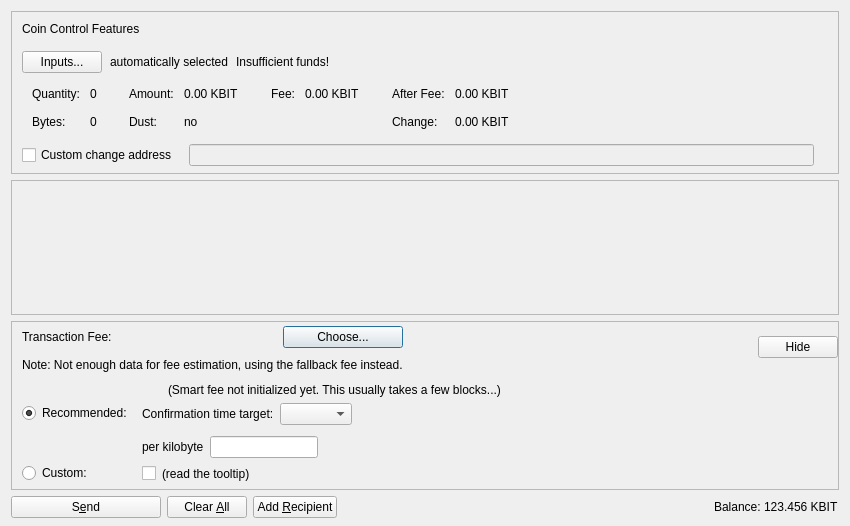
<?xml version="1.0" encoding="UTF-8"?>
<ui version="4.0">
 <class>SendCoinsDialog</class>
 <widget class="QDialog" name="SendCoinsDialog">
  <property name="geometry">
   <rect>
    <x>0</x>
    <y>0</y>
    <width>850</width>
    <height>526</height>
   </rect>
  </property>
  <property name="windowTitle">
   <string>Send Coins</string>
  </property>
  <layout class="QVBoxLayout" name="verticalLayout" stretch="0,1,0,0">
   <property name="bottomMargin">
    <number>8</number>
   </property>
   <item>
    <widget class="QFrame" name="frameCoinControl">
     <property name="sizePolicy">
      <sizepolicy hsizetype="Expanding" vsizetype="Expanding">
       <horstretch>0</horstretch>
       <verstretch>0</verstretch>
      </sizepolicy>
     </property>
     <property name="maximumSize">
      <size>
       <width>16777215</width>
       <height>16777215</height>
      </size>
     </property>
     <property name="frameShape">
      <enum>QFrame::StyledPanel</enum>
     </property>
     <property name="frameShadow">
      <enum>QFrame::Sunken</enum>
     </property>
     <layout class="QVBoxLayout" name="verticalLayoutCoinControl2">
      <property name="spacing">
       <number>0</number>
      </property>
      <property name="leftMargin">
       <number>0</number>
      </property>
      <property name="topMargin">
       <number>0</number>
      </property>
      <property name="rightMargin">
       <number>0</number>
      </property>
      <property name="bottomMargin">
       <number>6</number>
      </property>
      <item>
       <layout class="QVBoxLayout" name="verticalLayoutCoinControl" stretch="0,0,0,0,1">
        <property name="spacing">
         <number>0</number>
        </property>
        <property name="leftMargin">
         <number>10</number>
        </property>
        <property name="topMargin">
         <number>10</number>
        </property>
        <item>
         <layout class="QHBoxLayout" name="horizontalLayoutCoinControl1">
          <property name="bottomMargin">
           <number>15</number>
          </property>
          <item>
           <widget class="QLabel" name="labelCoinControlFeatures">
            <property name="sizePolicy">
             <sizepolicy hsizetype="Preferred" vsizetype="Maximum">
              <horstretch>0</horstretch>
              <verstretch>0</verstretch>
             </sizepolicy>
            </property>
            <property name="text">
             <string>Coin Control Features</string>
            </property>
           </widget>
          </item>
         </layout>
        </item>
        <item>
         <layout class="QHBoxLayout" name="horizontalLayoutCoinControl2" stretch="0,0,0,0">
          <property name="spacing">
           <number>8</number>
          </property>
          <property name="bottomMargin">
           <number>10</number>
          </property>
          <item>
           <widget class="QPushButton" name="pushButtonCoinControl">
            <property name="styleSheet">
             <string notr="true"/>
            </property>
            <property name="text">
             <string>Inputs...</string>
            </property>
            <property name="autoDefault">
             <bool>false</bool>
            </property>
           </widget>
          </item>
          <item>
           <widget class="QLabel" name="labelCoinControlAutomaticallySelected">
            <property name="text">
             <string>automatically selected</string>
            </property>
            <property name="margin">
             <number>5</number>
            </property>
           </widget>
          </item>
          <item>
           <widget class="QLabel" name="labelCoinControlInsuffFunds">
            <property name="text">
             <string>Insufficient funds!</string>
            </property>
            <property name="margin">
             <number>5</number>
            </property>
           </widget>
          </item>
          <item>
           <spacer name="horizontalSpacerCoinControl">
            <property name="orientation">
             <enum>Qt::Horizontal</enum>
            </property>
            <property name="sizeHint" stdset="0">
             <size>
              <width>40</width>
              <height>1</height>
             </size>
            </property>
           </spacer>
          </item>
         </layout>
        </item>
        <item>
         <widget class="QWidget" name="widgetCoinControl" native="true">
          <property name="sizePolicy">
           <sizepolicy hsizetype="Preferred" vsizetype="Preferred">
            <horstretch>0</horstretch>
            <verstretch>0</verstretch>
           </sizepolicy>
          </property>
          <property name="minimumSize">
           <size>
            <width>0</width>
            <height>0</height>
           </size>
          </property>
          <property name="styleSheet">
           <string notr="true"/>
          </property>
          <layout class="QHBoxLayout" name="horizontalLayoutCoinControl5">
           <property name="leftMargin">
            <number>0</number>
           </property>
           <property name="topMargin">
            <number>0</number>
           </property>
           <property name="rightMargin">
            <number>0</number>
           </property>
           <property name="bottomMargin">
            <number>0</number>
           </property>
           <item>
            <layout class="QHBoxLayout" name="horizontalLayoutCoinControl3" stretch="0,0,0,1">
             <property name="spacing">
              <number>20</number>
             </property>
             <property name="topMargin">
              <number>0</number>
             </property>
             <property name="bottomMargin">
              <number>10</number>
             </property>
             <item>
              <layout class="QFormLayout" name="formLayoutCoinControl1">
               <property name="horizontalSpacing">
                <number>10</number>
               </property>
               <property name="verticalSpacing">
                <number>14</number>
               </property>
               <property name="leftMargin">
                <number>10</number>
               </property>
               <property name="topMargin">
                <number>4</number>
               </property>
               <property name="rightMargin">
                <number>6</number>
               </property>
               <item row="0" column="0">
                <widget class="QLabel" name="labelCoinControlQuantityText">
                 <property name="text">
                  <string>Quantity:</string>
                 </property>
                 <property name="margin">
                  <number>0</number>
                 </property>
                </widget>
               </item>
               <item row="0" column="1">
                <widget class="QLabel" name="labelCoinControlQuantity">
                 <property name="cursor">
                  <cursorShape>IBeamCursor</cursorShape>
                 </property>
                 <property name="contextMenuPolicy">
                  <enum>Qt::ActionsContextMenu</enum>
                 </property>
                 <property name="text">
                  <string notr="true">0</string>
                 </property>
                 <property name="margin">
                  <number>0</number>
                 </property>
                 <property name="textInteractionFlags">
                  <set>Qt::LinksAccessibleByMouse|Qt::TextSelectableByKeyboard|Qt::TextSelectableByMouse</set>
                 </property>
                </widget>
               </item>
               <item row="1" column="0">
                <widget class="QLabel" name="labelCoinControlBytesText">
                 <property name="text">
                  <string>Bytes:</string>
                 </property>
                </widget>
               </item>
               <item row="1" column="1">
                <widget class="QLabel" name="labelCoinControlBytes">
                 <property name="cursor">
                  <cursorShape>IBeamCursor</cursorShape>
                 </property>
                 <property name="contextMenuPolicy">
                  <enum>Qt::ActionsContextMenu</enum>
                 </property>
                 <property name="text">
                  <string notr="true">0</string>
                 </property>
                 <property name="textInteractionFlags">
                  <set>Qt::LinksAccessibleByMouse|Qt::TextSelectableByKeyboard|Qt::TextSelectableByMouse</set>
                 </property>
                </widget>
               </item>
              </layout>
             </item>
             <item>
              <layout class="QFormLayout" name="formLayoutCoinControl2">
               <property name="horizontalSpacing">
                <number>10</number>
               </property>
               <property name="verticalSpacing">
                <number>14</number>
               </property>
               <property name="leftMargin">
                <number>6</number>
               </property>
               <property name="topMargin">
                <number>4</number>
               </property>
               <property name="rightMargin">
                <number>6</number>
               </property>
               <item row="0" column="0">
                <widget class="QLabel" name="labelCoinControlAmountText">
                 <property name="text">
                  <string>Amount:</string>
                 </property>
                 <property name="margin">
                  <number>0</number>
                 </property>
                </widget>
               </item>
               <item row="0" column="1">
                <widget class="QLabel" name="labelCoinControlAmount">
                 <property name="cursor">
                  <cursorShape>IBeamCursor</cursorShape>
                 </property>
                 <property name="contextMenuPolicy">
                  <enum>Qt::ActionsContextMenu</enum>
                 </property>
                 <property name="text">
                  <string notr="true">0.00 KBIT</string>
                 </property>
                 <property name="textInteractionFlags">
                  <set>Qt::LinksAccessibleByMouse|Qt::TextSelectableByKeyboard|Qt::TextSelectableByMouse</set>
                 </property>
                </widget>
               </item>
               <item row="1" column="0">
                <widget class="QLabel" name="labelCoinControlLowOutputText">
                 <property name="text">
                  <string>Dust:</string>
                 </property>
                </widget>
               </item>
               <item row="1" column="1">
                <widget class="QLabel" name="labelCoinControlLowOutput">
                 <property name="cursor">
                  <cursorShape>IBeamCursor</cursorShape>
                 </property>
                 <property name="contextMenuPolicy">
                  <enum>Qt::ActionsContextMenu</enum>
                 </property>
                 <property name="text">
                  <string notr="true">no</string>
                 </property>
                 <property name="textInteractionFlags">
                  <set>Qt::LinksAccessibleByMouse|Qt::TextSelectableByKeyboard|Qt::TextSelectableByMouse</set>
                 </property>
                </widget>
               </item>
              </layout>
             </item>
             <item>
              <layout class="QFormLayout" name="formLayoutCoinControl3">
               <property name="horizontalSpacing">
                <number>10</number>
               </property>
               <property name="verticalSpacing">
                <number>14</number>
               </property>
               <property name="leftMargin">
                <number>6</number>
               </property>
               <property name="topMargin">
                <number>4</number>
               </property>
               <property name="rightMargin">
                <number>6</number>
               </property>
               <item row="0" column="0">
                <widget class="QLabel" name="labelCoinControlFeeText">
                 <property name="text">
                  <string>Fee:</string>
                 </property>
                 <property name="margin">
                  <number>0</number>
                 </property>
                </widget>
               </item>
               <item row="0" column="1">
                <widget class="QLabel" name="labelCoinControlFee">
                 <property name="cursor">
                  <cursorShape>IBeamCursor</cursorShape>
                 </property>
                 <property name="contextMenuPolicy">
                  <enum>Qt::ActionsContextMenu</enum>
                 </property>
                 <property name="text">
                  <string notr="true">0.00 KBIT</string>
                 </property>
                 <property name="textInteractionFlags">
                  <set>Qt::LinksAccessibleByMouse|Qt::TextSelectableByKeyboard|Qt::TextSelectableByMouse</set>
                 </property>
                </widget>
               </item>
              </layout>
             </item>
             <item>
              <layout class="QFormLayout" name="formLayoutCoinControl4">
               <property name="horizontalSpacing">
                <number>10</number>
               </property>
               <property name="verticalSpacing">
                <number>14</number>
               </property>
               <property name="leftMargin">
                <number>6</number>
               </property>
               <property name="topMargin">
                <number>4</number>
               </property>
               <property name="rightMargin">
                <number>6</number>
               </property>
               <item row="0" column="0">
                <widget class="QLabel" name="labelCoinControlAfterFeeText">
                 <property name="text">
                  <string>After Fee:</string>
                 </property>
                 <property name="margin">
                  <number>0</number>
                 </property>
                </widget>
               </item>
               <item row="0" column="1">
                <widget class="QLabel" name="labelCoinControlAfterFee">
                 <property name="cursor">
                  <cursorShape>IBeamCursor</cursorShape>
                 </property>
                 <property name="contextMenuPolicy">
                  <enum>Qt::ActionsContextMenu</enum>
                 </property>
                 <property name="text">
                  <string notr="true">0.00 KBIT</string>
                 </property>
                 <property name="textInteractionFlags">
                  <set>Qt::LinksAccessibleByMouse|Qt::TextSelectableByKeyboard|Qt::TextSelectableByMouse</set>
                 </property>
                </widget>
               </item>
               <item row="1" column="0">
                <widget class="QLabel" name="labelCoinControlChangeText">
                 <property name="text">
                  <string>Change:</string>
                 </property>
                </widget>
               </item>
               <item row="1" column="1">
                <widget class="QLabel" name="labelCoinControlChange">
                 <property name="cursor">
                  <cursorShape>IBeamCursor</cursorShape>
                 </property>
                 <property name="contextMenuPolicy">
                  <enum>Qt::ActionsContextMenu</enum>
                 </property>
                 <property name="text">
                  <string notr="true">0.00 KBIT</string>
                 </property>
                 <property name="textInteractionFlags">
                  <set>Qt::LinksAccessibleByMouse|Qt::TextSelectableByKeyboard|Qt::TextSelectableByMouse</set>
                 </property>
                </widget>
               </item>
              </layout>
             </item>
            </layout>
           </item>
          </layout>
         </widget>
        </item>
        <item>
         <layout class="QHBoxLayout" name="horizontalLayoutCoinControl4" stretch="0,0,0">
          <property name="spacing">
           <number>12</number>
          </property>
          <property name="sizeConstraint">
           <enum>QLayout::SetDefaultConstraint</enum>
          </property>
          <property name="topMargin">
           <number>5</number>
          </property>
          <property name="rightMargin">
           <number>5</number>
          </property>
          <item>
           <widget class="QCheckBox" name="checkBoxCoinControlChange">
            <property name="toolTip">
             <string>If this is activated, but the change address is empty or invalid, change will be sent to a newly generated address.</string>
            </property>
            <property name="text">
             <string>Custom change address</string>
            </property>
           </widget>
          </item>
          <item>
           <widget class="QValidatedLineEdit" name="lineEditCoinControlChange">
            <property name="enabled">
             <bool>false</bool>
            </property>
            <property name="sizePolicy">
             <sizepolicy hsizetype="Expanding" vsizetype="Fixed">
              <horstretch>0</horstretch>
              <verstretch>0</verstretch>
             </sizepolicy>
            </property>
           </widget>
          </item>
          <item>
           <widget class="QLabel" name="labelCoinControlChangeLabel">
            <property name="sizePolicy">
             <sizepolicy hsizetype="Preferred" vsizetype="Expanding">
              <horstretch>0</horstretch>
              <verstretch>0</verstretch>
             </sizepolicy>
            </property>
            <property name="minimumSize">
             <size>
              <width>0</width>
              <height>0</height>
             </size>
            </property>
            <property name="text">
             <string/>
            </property>
            <property name="margin">
             <number>3</number>
            </property>
           </widget>
          </item>
         </layout>
        </item>
        <item>
         <spacer name="verticalSpacerCoinControl">
          <property name="orientation">
           <enum>Qt::Vertical</enum>
          </property>
          <property name="sizeHint" stdset="0">
           <size>
            <width>800</width>
            <height>1</height>
           </size>
          </property>
         </spacer>
        </item>
       </layout>
      </item>
     </layout>
    </widget>
   </item>
   <item>
    <widget class="QScrollArea" name="scrollArea">
     <property name="widgetResizable">
      <bool>true</bool>
     </property>
     <widget class="QWidget" name="scrollAreaWidgetContents">
      <property name="geometry">
       <rect>
        <x>0</x>
        <y>0</y>
        <width>830</width>
        <height>104</height>
       </rect>
      </property>
      <layout class="QVBoxLayout" name="verticalLayout_2" stretch="0,1">
       <property name="leftMargin">
        <number>0</number>
       </property>
       <property name="topMargin">
        <number>0</number>
       </property>
       <property name="rightMargin">
        <number>0</number>
       </property>
       <property name="bottomMargin">
        <number>0</number>
       </property>
       <item>
        <layout class="QVBoxLayout" name="entries">
         <property name="spacing">
          <number>6</number>
         </property>
        </layout>
       </item>
       <item>
        <spacer name="verticalSpacer">
         <property name="orientation">
          <enum>Qt::Vertical</enum>
         </property>
         <property name="sizeHint" stdset="0">
          <size>
           <width>20</width>
           <height>40</height>
          </size>
         </property>
        </spacer>
       </item>
      </layout>
     </widget>
    </widget>
   </item>
   <item>
    <widget class="QFrame" name="frameFee">
     <property name="sizePolicy">
      <sizepolicy hsizetype="Expanding" vsizetype="Expanding">
       <horstretch>0</horstretch>
       <verstretch>0</verstretch>
      </sizepolicy>
     </property>
     <property name="maximumSize">
      <size>
       <width>16777215</width>
       <height>16777215</height>
      </size>
     </property>
     <property name="frameShape">
      <enum>QFrame::StyledPanel</enum>
     </property>
     <property name="frameShadow">
      <enum>QFrame::Sunken</enum>
     </property>
     <layout class="QVBoxLayout" name="verticalLayoutFee1">
      <property name="spacing">
       <number>0</number>
      </property>
      <property name="leftMargin">
       <number>0</number>
      </property>
      <property name="topMargin">
       <number>0</number>
      </property>
      <property name="rightMargin">
       <number>0</number>
      </property>
      <property name="bottomMargin">
       <number>0</number>
      </property>
      <item>
       <layout class="QVBoxLayout" name="verticalLayoutFee2" stretch="0,0,0">
        <property name="spacing">
         <number>0</number>
        </property>
        <property name="leftMargin">
         <number>10</number>
        </property>
        <property name="topMargin">
         <number>0</number>
        </property>
        <item>
         <layout class="QHBoxLayout" name="horizontalLayoutFee1">
          <property name="bottomMargin">
           <number>0</number>
          </property>
          <item>
           <layout class="QVBoxLayout" name="verticalLayoutFee7">
            <property name="spacing">
             <number>0</number>
            </property>
            <item>
             <spacer name="verticalSpacerSmartFee">
              <property name="orientation">
               <enum>Qt::Vertical</enum>
              </property>
              <property name="sizeType">
               <enum>QSizePolicy::Fixed</enum>
              </property>
              <property name="sizeHint" stdset="0">
               <size>
                <width>1</width>
                <height>4</height>
               </size>
              </property>
             </spacer>
            </item>
            <item>
             <layout class="QHBoxLayout" name="horizontalLayoutSmartFee">
              <property name="spacing">
               <number>10</number>
              </property>
              <item>
               <widget class="QLabel" name="labelFeeHeadline">
                <property name="sizePolicy">
                 <sizepolicy hsizetype="Preferred" vsizetype="Maximum">
                  <horstretch>0</horstretch>
                  <verstretch>0</verstretch>
                 </sizepolicy>
                </property>
                <property name="text">
                 <string>Transaction Fee:</string>
                </property>
               </widget>
              </item>
              <item>
               <widget class="QLabel" name="labelFeeMinimized">
                <property name="text">
                 <string/>
                </property>
               </widget>
              </item>
              <item>
               <widget class="QPushButton" name="buttonChooseFee">
                <property name="text">
                 <string>Choose...</string>
                </property>
               </widget>
              </item>
             </layout>
            </item>
            <item>
             <spacer name="verticalSpacer_7">
              <property name="orientation">
               <enum>Qt::Vertical</enum>
              </property>
              <property name="sizeHint" stdset="0">
               <size>
                <width>1</width>
                <height>10</height>
               </size>
              </property>
             </spacer>
            </item>
            <item>
             <widget class="QLabel" name="fallbackFeeWarningLabel">
              <property name="toolTip">
               <string>Using the fallbackfee can result in sending a transaction that will take several hours or days (or never) to confirm. Consider choosing your fee manually or wait until you have validated the complete chain.</string>
              </property>
              <property name="text">
               <string>Note: Not enough data for fee estimation, using the fallback fee instead.</string>
              </property>
              <property name="wordWrap">
               <bool>false</bool>
              </property>
             </widget>
            </item>
            <item>
             <spacer name="verticalSpacer_5">
              <property name="orientation">
               <enum>Qt::Vertical</enum>
              </property>
              <property name="sizeHint" stdset="0">
               <size>
                <width>1</width>
                <height>1</height>
               </size>
              </property>
             </spacer>
            </item>
           </layout>
          </item>
          <item>
           <spacer name="horizontalSpacer_4">
            <property name="orientation">
             <enum>Qt::Horizontal</enum>
            </property>
            <property name="sizeHint" stdset="0">
             <size>
              <width>1</width>
              <height>1</height>
             </size>
            </property>
           </spacer>
          </item>
          <item>
           <widget class="QPushButton" name="buttonMinimizeFee">
            <property name="toolTip">
             <string>collapse fee-settings</string>
            </property>
            <property name="text">
             <string>Hide</string>
            </property>
           </widget>
          </item>
         </layout>
        </item>
        <item>
         <widget class="QFrame" name="frameFeeSelection">
          <layout class="QVBoxLayout" name="verticalLayoutFee12">
           <property name="spacing">
            <number>0</number>
           </property>
           <property name="leftMargin">
            <number>0</number>
           </property>
           <property name="topMargin">
            <number>0</number>
           </property>
           <property name="rightMargin">
            <number>0</number>
           </property>
           <property name="bottomMargin">
            <number>0</number>
           </property>
           <item>
            <layout class="QGridLayout" name="gridLayoutFee">
             <property name="topMargin">
              <number>10</number>
             </property>
             <property name="bottomMargin">
              <number>4</number>
             </property>
             <property name="horizontalSpacing">
              <number>10</number>
             </property>
             <property name="verticalSpacing">
              <number>4</number>
             </property>
             <item row="1" column="1">
              <layout class="QVBoxLayout" name="verticalLayoutFee8">
               <property name="spacing">
                <number>6</number>
               </property>
               <property name="topMargin">
                <number>3</number>
               </property>
               <item>
                <layout class="QHBoxLayout" name="horizontalLayoutFee13" stretch="0,0,1">
                 <item>
                  <widget class="QLabel" name="labelCustomPerKilobyte">
                   <property name="toolTip">
                    <string>If the custom fee is set to 1000 Kraken and the transaction is only 250 bytes, then &quot;per kilobyte&quot; only pays 250 Kraken in fee,&lt;br /&gt;while &quot;at least&quot; pays 1000 Kraken. For transactions bigger than a kilobyte both pay by kilobyte.</string>
                   </property>
                   <property name="text">
                    <string>per kilobyte</string>
                   </property>
                  </widget>
                 </item>
                 <item>
                  <widget class="BitcoinAmountField" name="customFee"/>
                 </item>
                 <item>
                  <spacer name="horizontalSpacer_6">
                   <property name="orientation">
                    <enum>Qt::Horizontal</enum>
                   </property>
                   <property name="sizeHint" stdset="0">
                    <size>
                     <width>1</width>
                     <height>1</height>
                    </size>
                   </property>
                  </spacer>
                 </item>
                </layout>
               </item>
               <item>
                <layout class="QHBoxLayout" name="horizontalLayoutFee8">
                 <item>
                  <widget class="QCheckBox" name="checkBoxMinimumFee">
                   <property name="toolTip">
                    <string>Paying only the minimum fee is just fine as long as there is less transaction volume than space in the blocks.&lt;br /&gt;But be aware that this can end up in a never confirming transaction once there is more demand for krakenchain transactions than the network can process.</string>
                   </property>
                   <property name="text">
                    <string/>
                   </property>
                  </widget>
                 </item>
                 <item>
                  <widget class="QLabel" name="labelMinFeeWarning">
                   <property name="enabled">
                    <bool>true</bool>
                   </property>
                   <property name="toolTip">
                    <string>Paying only the minimum fee is just fine as long as there is less transaction volume than space in the blocks.&lt;br /&gt;But be aware that this can end up in a never confirming transaction once there is more demand for krakenchain transactions than the network can process.</string>
                   </property>
                   <property name="text">
                    <string>(read the tooltip)</string>
                   </property>
                   <property name="margin">
                    <number>5</number>
                   </property>
                  </widget>
                 </item>
                 <item>
                  <spacer name="horizontalSpacer_2">
                   <property name="orientation">
                    <enum>Qt::Horizontal</enum>
                   </property>
                   <property name="sizeHint" stdset="0">
                    <size>
                     <width>1</width>
                     <height>1</height>
                    </size>
                   </property>
                  </spacer>
                 </item>
                </layout>
               </item>
              </layout>
             </item>
             <item row="0" column="0">
              <layout class="QVBoxLayout" name="verticalLayoutFee4" stretch="0,1">
               <property name="topMargin">
                <number>20</number>
               </property>
               <property name="bottomMargin">
                <number>3</number>
               </property>
               <item>
                <widget class="QRadioButton" name="radioSmartFee">
                 <property name="text">
                  <string>Recommended:</string>
                 </property>
                 <property name="checked">
                  <bool>true</bool>
                 </property>
                 <attribute name="buttonGroup">
                  <string notr="true">groupFee</string>
                 </attribute>
                </widget>
               </item>
               <item>
                <spacer name="verticalSpacer_2">
                 <property name="orientation">
                  <enum>Qt::Vertical</enum>
                 </property>
                 <property name="sizeHint" stdset="0">
                  <size>
                   <width>1</width>
                   <height>1</height>
                  </size>
                 </property>
                </spacer>
               </item>
              </layout>
             </item>
             <item row="1" column="0">
              <layout class="QVBoxLayout" name="verticalLayoutFee9" stretch="0,1">
               <property name="topMargin">
                <number>30</number>
               </property>
               <item>
                <widget class="QRadioButton" name="radioCustomFee">
                 <property name="text">
                  <string>Custom:</string>
                 </property>
                 <attribute name="buttonGroup">
                  <string notr="true">groupFee</string>
                 </attribute>
                </widget>
               </item>
               <item>
                <spacer name="verticalSpacer_6">
                 <property name="orientation">
                  <enum>Qt::Vertical</enum>
                 </property>
                 <property name="sizeHint" stdset="0">
                  <size>
                   <width>1</width>
                   <height>1</height>
                  </size>
                 </property>
                </spacer>
               </item>
              </layout>
             </item>
             <item row="0" column="1">
              <layout class="QVBoxLayout" name="verticalLayoutFee3" stretch="0,0,1">
               <property name="spacing">
                <number>6</number>
               </property>
               <property name="topMargin">
                <number>0</number>
               </property>
               <property name="bottomMargin">
                <number>3</number>
               </property>
               <item>
                <layout class="QHBoxLayout" name="horizontalLayoutFee12">
                 <item>
                  <widget class="QLabel" name="labelSmartFee">
                   <property name="text">
                    <string/>
                   </property>
                   <property name="margin">
                    <number>2</number>
                   </property>
                  </widget>
                 </item>
                 <item>
                  <widget class="QLabel" name="labelFeeEstimation">
                   <property name="text">
                    <string/>
                   </property>
                  </widget>
                 </item>
                 <item>
                  <widget class="QLabel" name="labelSmartFee2">
                   <property name="text">
                    <string>(Smart fee not initialized yet. This usually takes a few blocks...)</string>
                   </property>
                   <property name="margin">
                    <number>2</number>
                   </property>
                  </widget>
                 </item>
                 <item>
                  <spacer name="horizontalSpacer_5">
                   <property name="orientation">
                    <enum>Qt::Horizontal</enum>
                   </property>
                   <property name="sizeHint" stdset="0">
                    <size>
                     <width>1</width>
                     <height>1</height>
                    </size>
                   </property>
                  </spacer>
                 </item>
                </layout>
               </item>
               <item>
                <layout class="QHBoxLayout" name="horizontalLayoutFee9">
                 <item>
                  <layout class="QVBoxLayout" name="verticalLayoutFee6">
                   <item>
                    <widget class="QLabel" name="labelSmartFee3">
                     <property name="text">
                      <string>Confirmation time target:</string>
                     </property>
                     <property name="margin">
                      <number>2</number>
                     </property>
                    </widget>
                   </item>
                  </layout>
                 </item>
                 <item>
                  <layout class="QVBoxLayout" name="verticalLayoutFee5">
                   <property name="rightMargin">
                    <number>30</number>
                   </property>
                   <item>
                    <layout class="QHBoxLayout" name="horizontalLayoutConfTarget">
                     <property name="bottomMargin">
                      <number>0</number>
                     </property>
                     <item>
                      <widget class="QComboBox" name="confTargetSelector"/>
                     </item>
                     <item>
                      <spacer name="horizontalSpacerConfTarget">
                       <property name="orientation">
                        <enum>Qt::Horizontal</enum>
                       </property>
                       <property name="sizeHint" stdset="0">
                        <size>
                         <width>40</width>
                         <height>20</height>
                        </size>
                       </property>
                      </spacer>
                     </item>
                    </layout>
                   </item>
                  </layout>
                 </item>
                </layout>
               </item>
               <item>
                <spacer name="verticalSpacer_4">
                 <property name="orientation">
                  <enum>Qt::Vertical</enum>
                 </property>
                 <property name="sizeHint" stdset="0">
                  <size>
                   <width>1</width>
                   <height>1</height>
                  </size>
                 </property>
                </spacer>
               </item>
              </layout>
             </item>
            </layout>
           </item>
          </layout>
         </widget>
        </item>
        <item>
         <spacer name="verticalSpacerFee">
          <property name="orientation">
           <enum>Qt::Vertical</enum>
          </property>
          <property name="sizeHint" stdset="0">
           <size>
            <width>800</width>
            <height>1</height>
           </size>
          </property>
         </spacer>
        </item>
       </layout>
      </item>
     </layout>
    </widget>
   </item>
   <item>
    <layout class="QHBoxLayout" name="horizontalLayout">
     <item>
      <widget class="QPushButton" name="sendButton">
       <property name="minimumSize">
        <size>
         <width>150</width>
         <height>0</height>
        </size>
       </property>
       <property name="toolTip">
        <string>Confirm the send action</string>
       </property>
       <property name="text">
        <string>S&amp;end</string>
       </property>
       <property name="autoDefault">
        <bool>false</bool>
       </property>
       <property name="default">
        <bool>false</bool>
       </property>
      </widget>
     </item>
     <item>
      <widget class="QPushButton" name="clearButton">
       <property name="sizePolicy">
        <sizepolicy hsizetype="Minimum" vsizetype="Fixed">
         <horstretch>0</horstretch>
         <verstretch>0</verstretch>
        </sizepolicy>
       </property>
       <property name="toolTip">
        <string>Clear all fields of the form.</string>
       </property>
       <property name="text">
        <string>Clear &amp;All</string>
       </property>
       <property name="autoDefault">
        <bool>false</bool>
       </property>
      </widget>
     </item>
     <item>
      <widget class="QPushButton" name="addButton">
       <property name="toolTip">
        <string>Send to multiple recipients at once</string>
       </property>
       <property name="text">
        <string>Add &amp;Recipient</string>
       </property>
       <property name="autoDefault">
        <bool>false</bool>
       </property>
      </widget>
     </item>
     <item>
      <spacer name="horizontalSpacer">
       <property name="orientation">
        <enum>Qt::Horizontal</enum>
       </property>
       <property name="sizeHint" stdset="0">
        <size>
         <width>40</width>
         <height>20</height>
        </size>
       </property>
      </spacer>
     </item>
     <item>
      <layout class="QHBoxLayout" name="horizontalLayout_2">
       <property name="spacing">
        <number>3</number>
       </property>
       <item>
        <widget class="QLabel" name="labelBalanceText">
         <property name="text">
          <string>Balance:</string>
         </property>
        </widget>
       </item>
       <item>
        <widget class="QLabel" name="labelBalance">
         <property name="sizePolicy">
          <sizepolicy hsizetype="Preferred" vsizetype="Preferred">
           <horstretch>0</horstretch>
           <verstretch>0</verstretch>
          </sizepolicy>
         </property>
         <property name="cursor">
          <cursorShape>IBeamCursor</cursorShape>
         </property>
         <property name="text">
          <string notr="true">123.456 KBIT</string>
         </property>
         <property name="textInteractionFlags">
          <set>Qt::LinksAccessibleByMouse|Qt::TextSelectableByKeyboard|Qt::TextSelectableByMouse</set>
         </property>
        </widget>
       </item>
      </layout>
     </item>
    </layout>
   </item>
  </layout>
 </widget>
 <customwidgets>
  <customwidget>
   <class>QValidatedLineEdit</class>
   <extends>QLineEdit</extends>
   <header>qt/qvalidatedlineedit.h</header>
  </customwidget>
  <customwidget>
   <class>BitcoinAmountField</class>
   <extends>QLineEdit</extends>
   <header>qt/bitcoinamountfield.h</header>
   <container>1</container>
  </customwidget>
 </customwidgets>
 <resources>
  <include location="../krakenchain.qrc"/>
 </resources>
 <connections/>
 <buttongroups>
  <buttongroup name="groupFee"/>
 </buttongroups>
</ui>
